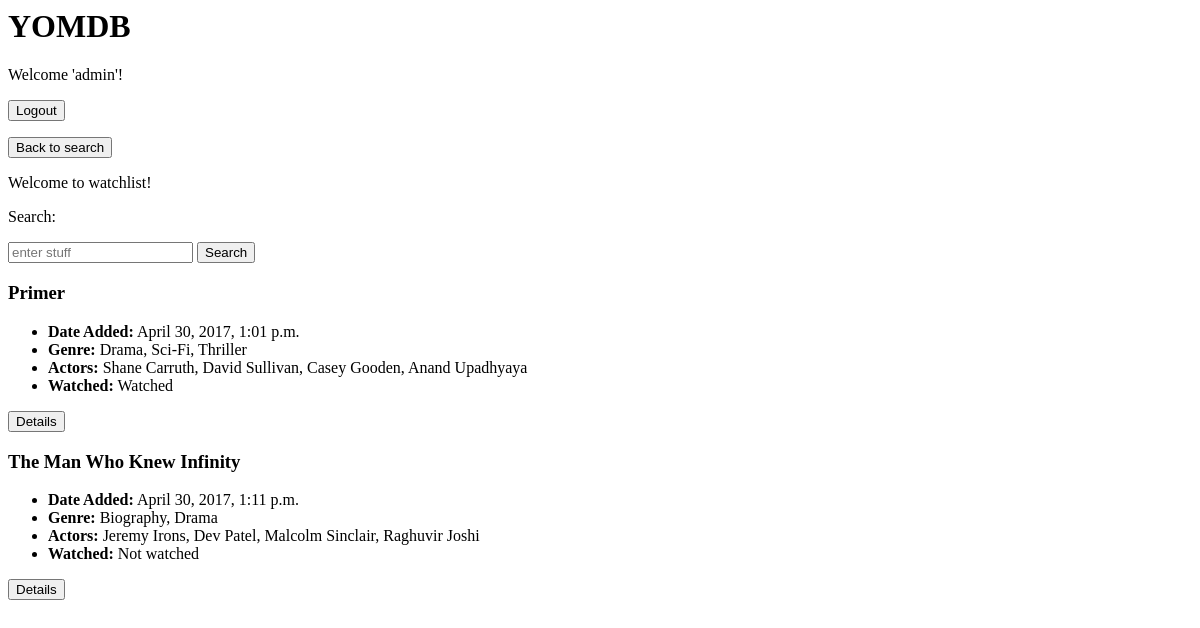
Before: /watchlist (signed in) with the older database file.
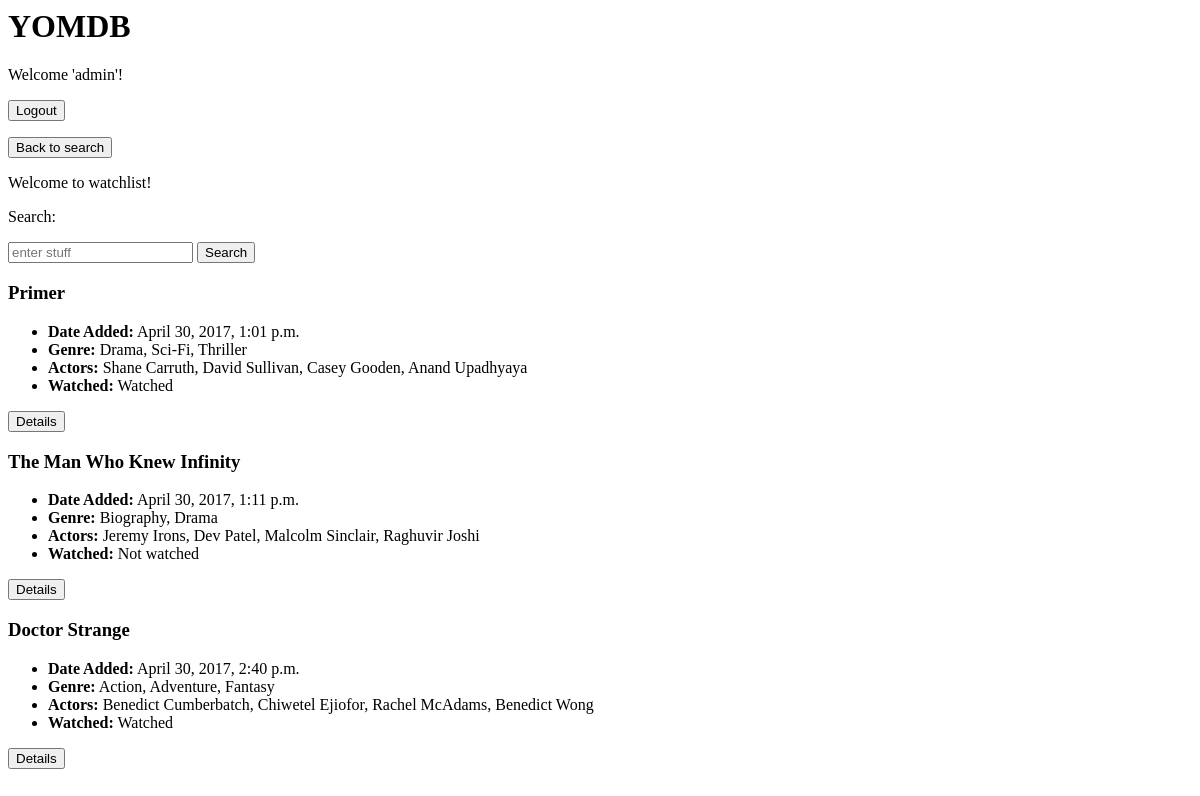
After: the same page with the newer database file.
### movies/models.py (models this page shows)
class Watchlist(models.Model):
    title = models.TextField()
    date_added = models.DateTimeField(auto_now_add=True)
    genre = models.TextField()
    actors = models.TextField()
    watched = models.BooleanField(default=False)

### movies/views.py (the view)
# urls.py: url(r'^watchlist', views.watchlist, name='watchlist'),
@login_required(login_url = 'movies:login')
def watchlist(request):
    movies_watchlist = Watchlist.objects.all()
    context = {'movies_watchlist': movies_watchlist}
    return render(request, 'movies/watchlist.html', context)

### movies/templates/movies/watchlist.html
{% extends 'movies/base.html' %}
{% block content %}
<form action="{% url 'movies:home'%}">
    <input type="submit" value="Back to search" />
</form>
<p>Welcome to watchlist!</p>
<p> Search: </p>
    <form action="{% url 'movies:search_watchlist' %}" method="GET">
        <input placeholder="enter stuff" type="text" id="q" name="q">
        <input type="submit" value="Search" >
    </form>
{% for movie in movies_watchlist %}
<h3>{{ movie.title }}</h3>
<ul>
    <li><strong>Date Added:</strong> {{ movie.date_added }}</li>
    <li><strong>Genre:</strong> {{ movie.genre }}</li>
    <li><strong>Actors:</strong> {{ movie.actors }}</li>
    <li><strong>Watched:</strong> {% if movie.watched %}Watched{% else %}Not watched{% endif %}</li>
</ul>
<form action="{% url 'movies:detail' movie.id %}">
    <input type="submit" value="Details" />
</form>
{% endfor %}
{% endblock %}

Changed rows visible on the page:
added Watchlist: title "Doctor Strange", date_added "April 30, 2017, 2:40 p.m.", genre "Action, Adventure, Fantasy", actors "Benedict Cumberbatch, Chiwetel Ejiofor, Rachel McAdams, Benedict Wong", watched "Watched"
